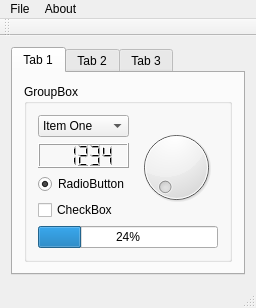
<?xml version="1.0" encoding="UTF-8"?>
<ui version="4.0">
 <class>MainWindow</class>
 <widget class="QMainWindow" name="MainWindow">
  <property name="geometry">
   <rect>
    <x>0</x>
    <y>0</y>
    <width>256</width>
    <height>280</height>
   </rect>
  </property>
  <property name="windowTitle">
   <string>MainWindow</string>
  </property>
  <property name="animated">
   <bool>true</bool>
  </property>
  <widget class="QWidget" name="centralWidget">
   <layout class="QGridLayout" name="gridLayout_3">
    <item row="0" column="0">
     <widget class="QTabWidget" name="tabWidget">
      <property name="currentIndex">
       <number>0</number>
      </property>
      <widget class="QWidget" name="tab">
       <attribute name="title">
        <string>Tab 1</string>
       </attribute>
       <layout class="QGridLayout" name="gridLayout_2">
        <item row="0" column="0">
         <widget class="QGroupBox" name="groupBox">
          <property name="title">
           <string>GroupBox</string>
          </property>
          <layout class="QGridLayout" name="gridLayout">
           <item row="0" column="0">
            <layout class="QVBoxLayout" name="verticalLayout_2">
             <item>
              <layout class="QHBoxLayout" name="horizontalLayout">
               <item>
                <layout class="QVBoxLayout" name="verticalLayout">
                 <item>
                  <widget class="QComboBox" name="comboBox">
                   <property name="editable">
                    <bool>false</bool>
                   </property>
                   <item>
                    <property name="text">
                     <string>Item One</string>
                    </property>
                   </item>
                   <item>
                    <property name="text">
                     <string>Item Two</string>
                    </property>
                   </item>
                  </widget>
                 </item>
                 <item>
                  <widget class="QLCDNumber" name="lcdNumber">
                   <property name="intValue" stdset="0">
                    <number>1234</number>
                   </property>
                  </widget>
                 </item>
                 <item>
                  <widget class="QRadioButton" name="radioButton">
                   <property name="text">
                    <string>RadioButton</string>
                   </property>
                   <property name="checked">
                    <bool>true</bool>
                   </property>
                  </widget>
                 </item>
                 <item>
                  <widget class="QCheckBox" name="checkBox">
                   <property name="text">
                    <string>CheckBox</string>
                   </property>
                  </widget>
                 </item>
                </layout>
               </item>
               <item>
                <widget class="QDial" name="dial"/>
               </item>
              </layout>
             </item>
             <item>
              <widget class="QProgressBar" name="progressBar">
               <property name="value">
                <number>24</number>
               </property>
              </widget>
             </item>
            </layout>
           </item>
          </layout>
         </widget>
        </item>
       </layout>
      </widget>
      <widget class="QWidget" name="tab_2">
       <attribute name="title">
        <string>Tab 2</string>
       </attribute>
      </widget>
      <widget class="QWidget" name="tab_3">
       <attribute name="title">
        <string>Tab 3</string>
       </attribute>
      </widget>
     </widget>
    </item>
   </layout>
  </widget>
  <widget class="QMenuBar" name="menuBar">
   <property name="geometry">
    <rect>
     <x>0</x>
     <y>0</y>
     <width>256</width>
     <height>21</height>
    </rect>
   </property>
   <widget class="QMenu" name="menuFile">
    <property name="title">
     <string>File</string>
    </property>
    <widget class="QMenu" name="menuOpen">
     <property name="title">
      <string>Open</string>
     </property>
     <addaction name="actionOpen_From"/>
    </widget>
    <addaction name="menuOpen"/>
    <addaction name="separator"/>
    <addaction name="actionSave"/>
    <addaction name="actionEdit"/>
   </widget>
   <widget class="QMenu" name="menuAbout">
    <property name="title">
     <string>About</string>
    </property>
   </widget>
   <addaction name="menuFile"/>
   <addaction name="menuAbout"/>
  </widget>
  <widget class="QToolBar" name="mainToolBar">
   <property name="movable">
    <bool>true</bool>
   </property>
   <property name="floatable">
    <bool>true</bool>
   </property>
   <attribute name="toolBarArea">
    <enum>TopToolBarArea</enum>
   </attribute>
   <attribute name="toolBarBreak">
    <bool>false</bool>
   </attribute>
  </widget>
  <widget class="QStatusBar" name="statusBar"/>
  <action name="actionSave">
   <property name="checkable">
    <bool>true</bool>
   </property>
   <property name="checked">
    <bool>true</bool>
   </property>
   <property name="text">
    <string>Save</string>
   </property>
  </action>
  <action name="actionOpen_From">
   <property name="text">
    <string>Open From</string>
   </property>
  </action>
  <action name="actionEdit">
   <property name="checkable">
    <bool>true</bool>
   </property>
   <property name="checked">
    <bool>true</bool>
   </property>
   <property name="text">
    <string>Edit</string>
   </property>
  </action>
 </widget>
 <layoutdefault spacing="6" margin="11"/>
 <resources/>
 <connections/>
</ui>
